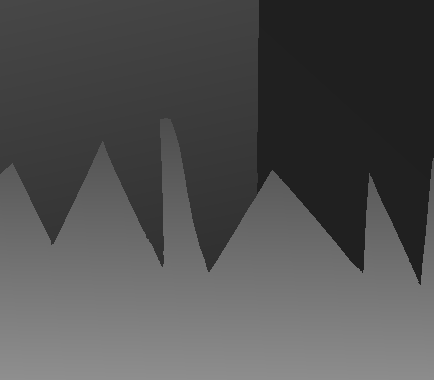
#> input picture labs/lab7/examples/disp2.pgm, 434 x 380 px
$ python stereo.py --left examples/disp2.pgm --right examples/disp6.pgm
#> lines starting #> are read from the running program, lines starting #| are printed output that depends on the picture
import numpy as np
from PIL import Image
import argparse
import time
from multiprocessing import Pool, cpu_count


def compute_row_disparity(args):
    """
    Processes a single row using Dynamic Programming.
    """
    row_idx, left_row, right_row, max_disparity, alpha = args
    width = left_row.shape[0]

    # Cost Volume for this row: [width, max_disparity + 1]
    # init with a large value
    cost_vol = np.full((width, max_disparity + 1), fill_value=1e9, dtype=np.float32)
    # To reconstruct the path
    parent_idx = np.zeros((width, max_disparity + 1), dtype=np.int32)

    # Initial costs for the first pixel
    for d in range(max_disparity + 1):
        if 0 <= 0 - d < width:
            cost_vol[0, d] = abs(left_row[0] - right_row[0 - d])
        else:
            cost_vol[0, d] = 255.0  # Penalty for out of bounds

    # Forward Pass
    # Precompute the smoothness penalty matrix for broadcasting
    indices = np.arange(max_disparity + 1)
    smoothness_penalty = alpha * np.abs(indices[:, None] - indices)

    for x in range(1, width):
        # Pixel matching cost for all possible disparities at this pixel
        pixel_costs = np.array([
            abs(left_row[x] - right_row[x - d]) if x - d >= 0 else 255.0
            for d in range(max_disparity + 1)
        ])

        # For each possible disparity 'd' at current pixel x,
        # find min(previous_cost[d_prev] + smoothness(d, d_prev))
        prev_costs_plus_penalty = cost_vol[x - x % 1 - 1] + smoothness_penalty

        min_prev_indices = np.argmin(prev_costs_plus_penalty, axis=1)
        min_prev_costs = prev_costs_plus_penalty[np.arange(max_disparity + 1), min_prev_indices]

        cost_vol[x] = pixel_costs + min_prev_costs
        parent_idx[x] = min_prev_indices

    # Backward Pass (Backtracking)
    disparities = np.zeros(width, dtype=np.uint8)
    curr_d = np.argmin(cost_vol[-1])

    for x in range(width - 1, -1, -1):
        disparities[x] = curr_d
        curr_d = parent_idx[x, curr_d]

    return disparities


def main():
    parser = argparse.ArgumentParser(description="Stereo DP Algorithm.")
    parser.add_argument("--left", type=str, required=True, help="Path to left image")
    parser.add_argument("--right", type=str, required=True, help="Path to right image")
    parser.add_argument("--alpha", type=float, default=1.0, help="Smoothness weight")
    parser.add_argument("--maxd", type=int, default=30, help="Max disparity")
    args = parser.parse_args()

    # Load and convert to grayscale
    left_img = np.array(Image.open(args.left).convert("L"), dtype=np.float32)
    right_img = np.array(Image.open(args.right).convert("L"), dtype=np.float32)
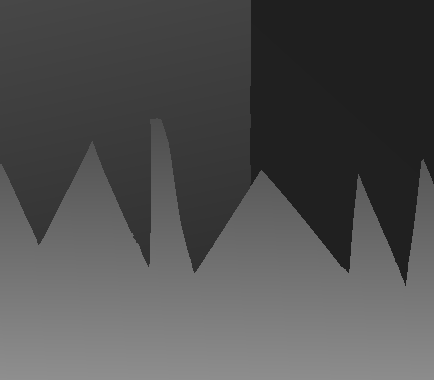
#> input picture labs/lab7/examples/disp6.pgm, 434 x 380 px

    height, width = left_img.shape
#> height = 380; width = 434
    start_time = time.perf_counter()

    # Prepare arguments for multiprocessing
    row_args = [
        (y, left_img[y], right_img[y], args.maxd, args.alpha)
        for y in range(height)
    ]
#> row_args = 380 items

    print(f"Processing {height} rows using {cpu_count()} cores...")
#> (printed output is left out)

    # Execute in parallel
    with Pool(cpu_count()) as pool:
        disparity_map = pool.map(compute_row_disparity, row_args)
#> disparity_map = 380 items

    disparity_map = np.array(disparity_map)
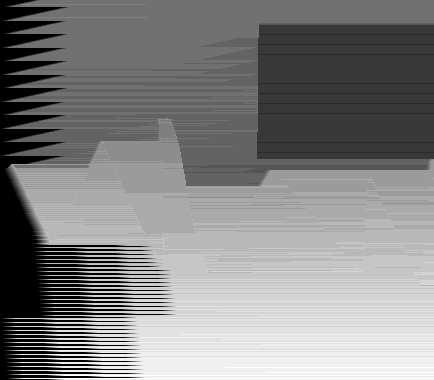
#> disparity_map: shape (380, 434); min 0, max 18, mean 9.2; drawn with min black and max white

    # Normalization: Map [0, maxd] to [0, 255] for visualization
    # We use the actual max found to preserve contrast
    d_min, d_max = disparity_map.min(), disparity_map.max()
#> d_min = 0; d_max = 18
    if d_max > d_min:
        norm_map = (disparity_map - d_min) * (255.0 / (d_max - d_min))
    else:
        norm_map = disparity_map

    norm_map = norm_map.astype(np.uint8)

    # Save output
    Image.fromarray(norm_map).save("disparity_map.png")

    end_time = time.perf_counter()
    print(f"Done! Execution time: {end_time - start_time:.2f} seconds")
    print("Result saved as disparity_map.png")


if __name__ == "__main__":
    main()
